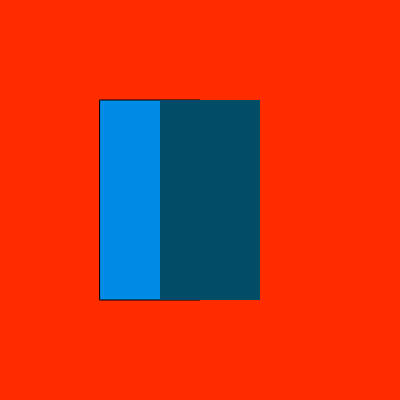
Frame 1 (no input)
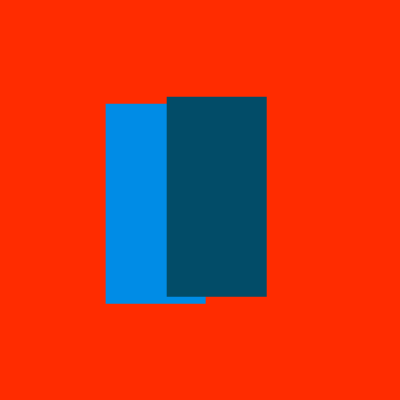
Frame 60 (no input)
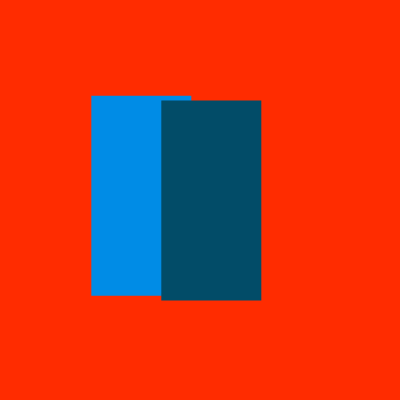
Frame 120 (the mouse pressed at the canvas centre since frame 60)

The p5.js sketch that drew these frames (run headless with seeded random() and noise() and a simulated clock; from frame 60 on, the mouse is pressed at the canvas centre):

// p5.js sketch
// ── sketch.js
///* // fight stap 1

var x, y;
var xx, yy;
var w, h;

function setup() {
    createCanvas(400, 400);
    x = 100;
    y = 100;
    xx = 160;
    yy = 100;
    w = 100;
    h = 200;
}

function draw() {
    background(255, 44, 0);
    //background(0);
    fill(0, 140, 230);
    rect(x, y, w, h);
    noStroke();
    fill(2, 76, 104);
    rect(xx, yy, w, h);
    if (check(x, y, xx, yy, w, h) == true) {
        x += random(-3, 3);
        y += random(-3, 3);
        xx += random(-3, 3);
        yy += random(-3, 3);
    }
}


function check(xx, yy, x, y, w, h) {
    if (y < yy - h || y > yy + h) {
        return false;
    }
    if (x < xx - w || x > xx + w) {
        return false;
    }
    return true;

}


//*/
